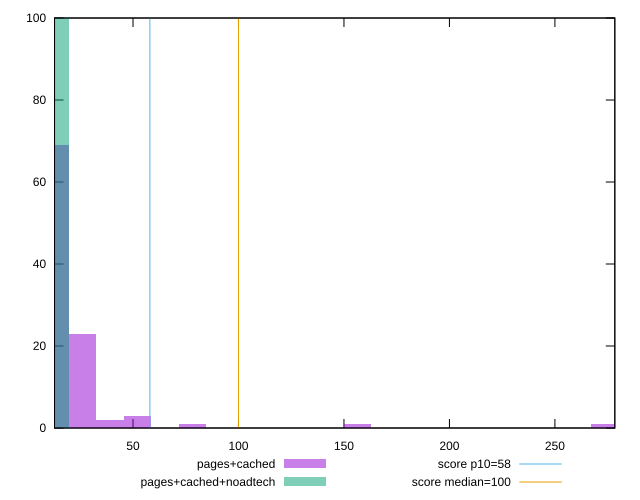

This figure's gnuplot source:
reset

$pagesCached <<EOF
273.7990203492232 1
13.038048588058249 69
26.076097176116498 23
78.2282915283495 1
52.152194352232996 3
39.11414576417475 2
156.456583056699 1
EOF

$pagesCachedNoadtech <<EOF
13.038048588058249 100
EOF

set key outside below
set boxwidth 13.038048588058249
set xrange [12.8:278.40000000000003]
set yrange [0:100]
set trange [0:100]
set style fill transparent solid 0.5 noborder

set parametric
set terminal svg size 640, 500 enhanced background rgb 'white'
set output "report_00016_2021-02-10T13-31-48.338Z/estimated-input-latency/comparison/histogram/1_vs_2.svg"

plot $pagesCached title "pages+cached" with boxes, \
     $pagesCachedNoadtech title "pages+cached+noadtech" with boxes, \
     58,t title "score p10=58", \
     100,t title "score median=100"

reset
